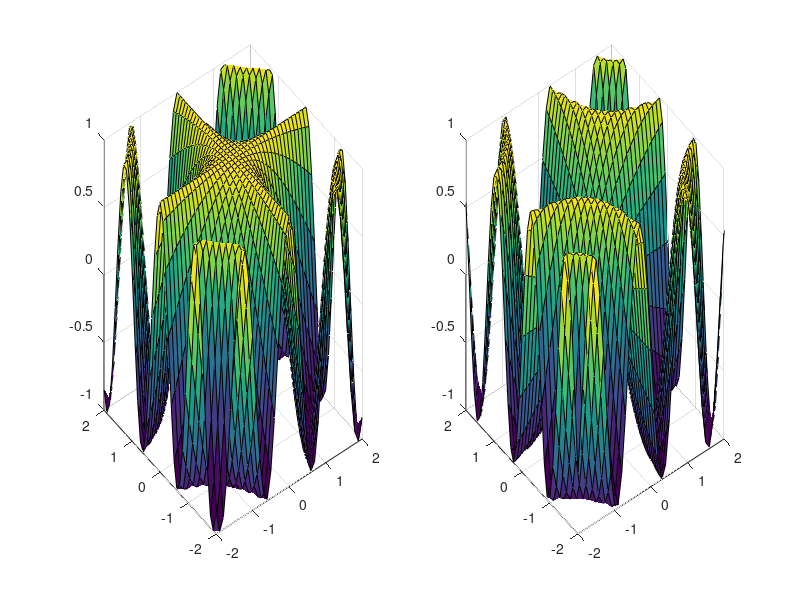

Reproduce this figure in MATLAB.
[x,y]=meshgrid(-2:.1:2);

for i=-2.5:.01:2.5
    
    z1=cos(i*x.*y);
    z2=sin(i*x.*y);
    
    subplot(1,2,1)
    surf(x,y,z1)
    zlim([-1 1])
    
    subplot(1,2,2)
    surf(x,y,z2)
    zlim([-1 1])
    
   
    
    pause(.001);
end
    
